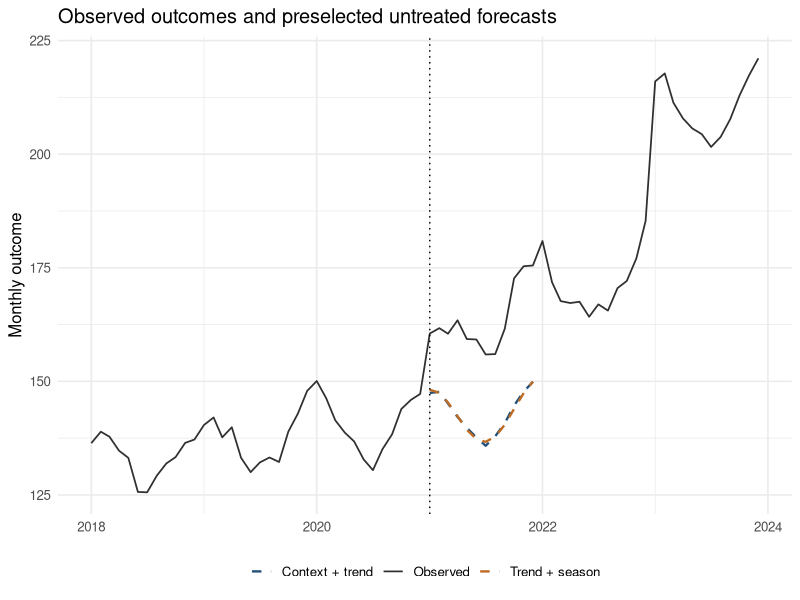

Write the R code that produced this figure.
## ---- chunk 1
required_packages <- c("ggplot2")
missing_packages <- required_packages[!vapply(
  required_packages,
  requireNamespace,
  logical(1),
  quietly = TRUE
)]
if (length(missing_packages) > 0) {
  install.packages(missing_packages, repos = "https://cloud.r-project.org")
}
invisible(lapply(required_packages, library, character.only = TRUE))

simulate_service <- function(seed = 48127L) {
  set.seed(seed)
  n_months <- 120L
  implementation_time <- 85L
  time <- seq_len(n_months)
  date <- seq(as.Date("2014-01-01"), by = "month", length.out = n_months)
  implemented <- as.integer(time >= implementation_time)
  post_time <- pmax(0L, time - implementation_time)
  season_sin <- sin(2 * pi * time / 12)
  season_cos <- cos(2 * pi * time / 12)

  context <- 100 + 0.10 * time + 4 * season_sin +
    as.numeric(arima.sim(list(ar = 0.45), n = n_months, sd = 1.2))

  pre_range <- range(context[time < implementation_time])
  supported_post <- time >= implementation_time & time <= 108L
  context[supported_post] <- pmin(
    pmax(context[supported_post], pre_range[[1]]),
    pre_range[[2]]
  )
  context[time >= 109L] <- context[time >= 109L] + 35

  untreated_noise <- as.numeric(arima.sim(list(ar = 0.35), n = n_months, sd = 2.2))
  untreated_outcome <- 120 + 0.18 * time + 7 * season_cos +
    0.9 * (context - 100) + untreated_noise
  transition <- as.integer(time %in% implementation_time:(implementation_time + 2L))
  programme_effect <- 18 * implemented + 0.35 * post_time - 6 * transition
  observed_outcome <- untreated_outcome + programme_effect

  data.frame(
    time,
    date,
    implemented,
    post_time,
    season_sin,
    season_cos,
    context,
    untreated_outcome,
    programme_effect,
    observed_outcome
  )
}

service <- simulate_service()
implementation_time <- min(service$time[service$implemented == 1L])
implementation_date <- min(service$date[service$implemented == 1L])
training_data <- subset(service, time < implementation_time)
primary_window <- subset(
  service,
  time >= implementation_time & time <= implementation_time + 11L
)

stopifnot(
  nrow(service) == 120L,
  implementation_date == as.Date("2021-01-01"),
  max(training_data$time) < implementation_time,
  nrow(primary_window) == 12L,
  all(is.finite(service$observed_outcome)),
  all(service$observed_outcome == service$untreated_outcome + service$programme_effect)
)
## ---- chunk 2
candidate_models <- c(
  "Seasonal naive",
  "Trend + season",
  "Context + trend"
)

forecast_candidate <- function(model_name, training, future) {
  if (model_name == "Seasonal naive") {
    lookup <- setNames(training$observed_outcome, training$time)
    prediction <- unname(lookup[as.character(future$time - 12L)])
  } else if (model_name == "Trend + season") {
    model <- lm(
      observed_outcome ~ time + season_sin + season_cos,
      data = training
    )
    prediction <- as.numeric(predict(model, newdata = future))
  } else if (model_name == "Context + trend") {
    model <- lm(
      observed_outcome ~ time + season_sin + season_cos + context,
      data = training
    )
    prediction <- as.numeric(predict(model, newdata = future))
  } else {
    stop("Unknown candidate model: ", model_name)
  }

  stopifnot(
    length(prediction) == nrow(future),
    all(is.finite(prediction))
  )
  prediction
}
## ---- chunk 3
validation_origins <- c(48L, 60L, 72L)
validation_horizons <- c(3L, 6L, 12L)

score_origin <- function(model_name, origin) {
  training <- subset(service, time <= origin)
  future <- subset(service, time > origin & time <= origin + 12L)
  predictions <- forecast_candidate(model_name, training, future)
  scale <- sd(training$observed_outcome)

  do.call(rbind, lapply(validation_horizons, function(horizon) {
    errors <- future$observed_outcome[seq_len(horizon)] - predictions[seq_len(horizon)]
    data.frame(
      model = model_name,
      origin = origin,
      horizon = horizon,
      normalized_RMSE = sqrt(mean(errors^2)) / scale
    )
  }))
}

validation_results <- do.call(rbind, lapply(candidate_models, function(model_name) {
  do.call(rbind, lapply(validation_origins, function(origin) {
    score_origin(model_name, origin)
  }))
}))

validation_summary <- aggregate(
  normalized_RMSE ~ model + horizon,
  data = validation_results,
  FUN = mean
)

validation_summary$normalized_RMSE <- round(validation_summary$normalized_RMSE, 3)
validation_summary[order(validation_summary$horizon, validation_summary$normalized_RMSE), ]

stopifnot(
  nrow(validation_results) ==
    length(candidate_models) * length(validation_origins) * length(validation_horizons),
  all(validation_results$origin + validation_results$horizon < implementation_time),
  all(is.finite(validation_results$normalized_RMSE))
)
## ---- chunk 4
model_ranking <- aggregate(
  normalized_RMSE ~ model,
  data = validation_results,
  FUN = mean
)
model_ranking <- model_ranking[order(model_ranking$normalized_RMSE), ]
row.names(model_ranking) <- NULL

primary_model <- model_ranking$model[[1]]
comparator_model <- model_ranking$model[[2]]

model_ranking
data.frame(primary_model, comparator_model)

stopifnot(
  primary_model %in% candidate_models,
  comparator_model %in% candidate_models,
  primary_model != comparator_model
)
## ---- chunk 5
selected_models <- c(primary_model, comparator_model)

impact_results <- do.call(rbind, lapply(selected_models, function(model_name) {
  prediction <- forecast_candidate(model_name, training_data, primary_window)
  data.frame(
    model = model_name,
    date = primary_window$date,
    observed = primary_window$observed_outcome,
    predicted_untreated = prediction,
    estimated_gap = primary_window$observed_outcome - prediction,
    true_untreated = primary_window$untreated_outcome,
    true_effect = primary_window$programme_effect
  )
}))

impact_summary <- aggregate(
  estimated_gap ~ model,
  data = impact_results,
  FUN = function(x) c(mean_gap = mean(x), cumulative_gap = sum(x))
)

impact_table <- data.frame(
  model = impact_summary$model,
  mean_monthly_gap = round(impact_summary$estimated_gap[, "mean_gap"], 1),
  cumulative_12_month_gap = round(impact_summary$estimated_gap[, "cumulative_gap"], 1)
)

impact_table

stopifnot(
  nrow(impact_results) == 2L * nrow(primary_window),
  all(is.finite(impact_results$predicted_untreated)),
  all(is.finite(impact_results$estimated_gap))
)
## ---- chunk 6
truth_check <- aggregate(
  cbind(estimated_gap, true_effect) ~ model,
  data = impact_results,
  FUN = mean
)
truth_check$absolute_bias <- abs(truth_check$estimated_gap - truth_check$true_effect)
truth_check$estimated_gap <- round(truth_check$estimated_gap, 2)
truth_check$true_effect <- round(truth_check$true_effect, 2)
truth_check$absolute_bias <- round(truth_check$absolute_bias, 2)
truth_check
## ---- chunk 7
plot_history <- subset(service, time >= implementation_time - 36L)

ggplot() +
  geom_line(
    data = plot_history,
    aes(date, observed_outcome, colour = "Observed"),
    linewidth = 0.6
  ) +
  geom_line(
    data = impact_results,
    aes(date, predicted_untreated, colour = model),
    linewidth = 0.8,
    linetype = "dashed"
  ) +
  geom_vline(xintercept = implementation_date, linetype = "dotted") +
  scale_colour_manual(values = c(
    "Observed" = "#303030",
    "Seasonal naive" = "#8c6bb1",
    "Trend + season" = "#bf6b21",
    "Context + trend" = "#24527a"
  )) +
  labs(
    x = NULL,
    y = "Monthly outcome",
    colour = NULL,
    title = "Observed outcomes and preselected untreated forecasts"
  ) +
  theme_minimal(base_size = 12) +
  theme(legend.position = "bottom")
## ---- chunk 8
training_support <- range(training_data$context)

service$context_supported <-
  service$context >= training_support[[1]] &
  service$context <= training_support[[2]]

support_audit <- aggregate(
  context_supported ~ period,
  data = transform(
    subset(service, time >= implementation_time),
    period = ifelse(time <= 108L, "Primary supported period", "Later extension")
  ),
  FUN = mean
)

support_audit

first_unsupported_date <- min(service$date[
  service$time >= implementation_time & !service$context_supported
])
first_unsupported_date

stopifnot(
  all(primary_window$context >= training_support[[1]]),
  all(primary_window$context <= training_support[[2]]),
  first_unsupported_date == as.Date("2023-01-01")
)
